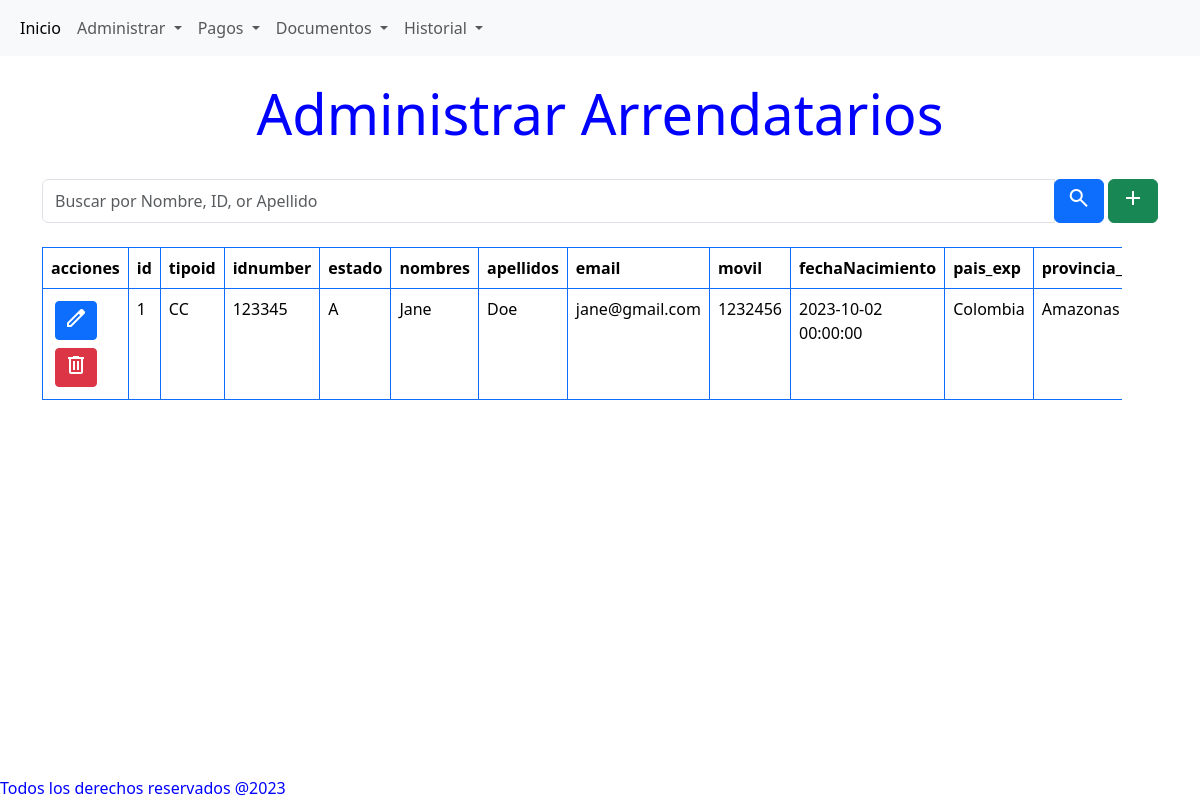
The app's page /arrendatario/ with its own data.
### models/ArrendatarioModel.py (models this page shows)
class Arrendatario(db.Model):
    id              = db.Column(db.Integer, primary_key = True)
    tipoid          = db.Column(db.String(10), nullable=False)
    idnumber        = db.Column(db.Integer, unique = True, nullable=False)
    estado          = db.Column(db.String(1), nullable=False)
    nombres         = db.Column(db.String(100), nullable=False)
    apellidos       = db.Column(db.String(100), nullable=False)
    email           = db.Column(db.String(100), nullable=False)
    movil           = db.Column(db.Integer, nullable=False)
    fechaNacimiento = db.Column(db.DateTime, nullable=False)
    pais_exp        = db.Column(db.String(50), nullable=False)
    provincia_exp   = db.Column(db.String(50))
    ciudad_exp      = db.Column(db.String(50))
    nombreContacto  = db.Column(db.String(100))
    movilContacto   = db.Column(db.Integer)
    profesion       = db.Column(db.String(100))
    contratos       = db.relationship('Contrato', secondary='contrato_arrendatario', back_populates='arrendatarios')

### routes/arrendatario.py (the view)
@arrendatario_bp.route('/')
def index():
    results= Arrendatario.query.filter(Arrendatario.estado == 'A').all()
    return render_template('arrendatario/arrendatarioTable.html',  results =results)

### templates/arrendatario/arrendatarioTable.html (shortened to what this page needs)
{% extends 'base.html' %}
{% block content %}
<h1 class="display-4 text-center mt-4"> Administrar Arrendatarios</h1>
<br>
<div class="container">
    <div class="mb-4">
        <form method="post" action="{{ url_for('arrendatario.search') }}">
                <div class="input-group">
                    <input type="text" class="form-control" name="search_term" placeholder="Buscar por Nombre, ID, or Apellido">
                    <div class="input-group-append">
                        <button type="submit" class="btn btn-primary">
                            <span class="material-symbols-outlined">
                            </span>
                        </button>
                        <a class="btn btn-success" href="{{ url_for('arrendatario.create') }}" role="button">
                            <span class="material-symbols-outlined">
                            </span>
                        </a>
                    </div>
            </form>
        </div>
    </div>
    {% if results%}
    <div class="table-container">
        <table class="table table-hover table-bordered border-primary">
            <thead>
            <tr>
                <th>
                    acciones
                </th>
                {% for column in results[0].__table__.columns.keys() %}
                <th>{{ column }}</th>
                {% endfor %}
            </tr>
            </thead>
            <tbody>
                {% for result in results %}
                    <tr>
                        <td>
                            <a href="{{  url_for('arrendatario.edit_person', person_id=result.id)  }}" class="btn btn-primary btn-sm m-1">
                                <span class="material-symbols-outlined">
                                </span>
                            </a>
                            <a href="{{  url_for('arrendatario.delete_person', person_id=result.id)  }}" class="btn btn-danger btn-sm m-1">
                                <span class="material-symbols-outlined">
                                </span>
                            </a>
                        </td>
                        {% for column in results[0].__table__.columns.keys() %}
                            <td>{{  result[column]  }}</td>
                        {% endfor %}
                    </tr>
                {% endfor %}
            </tbody>
        </table>
    </div>
    {% endif  %}
{% endblock %}

### static/main.css (style rules this page uses)
body { color:blue; }
.table-container { max-width: 90vw !important; overflow-x: auto; }

### records on screen
Arrendatario: id "1" "CC" "123345" "A" "Jane" "Doe" "jane@gmail.com" "1232456" "2023-10-02 00:00:00" "Colombia" "Amazonas"

### other values on screen
{{ column }} "id" "tipoid" "idnumber" "estado" "nombres" "apellidos" "email" "movil" "fechaNacimiento" "pais_exp"
